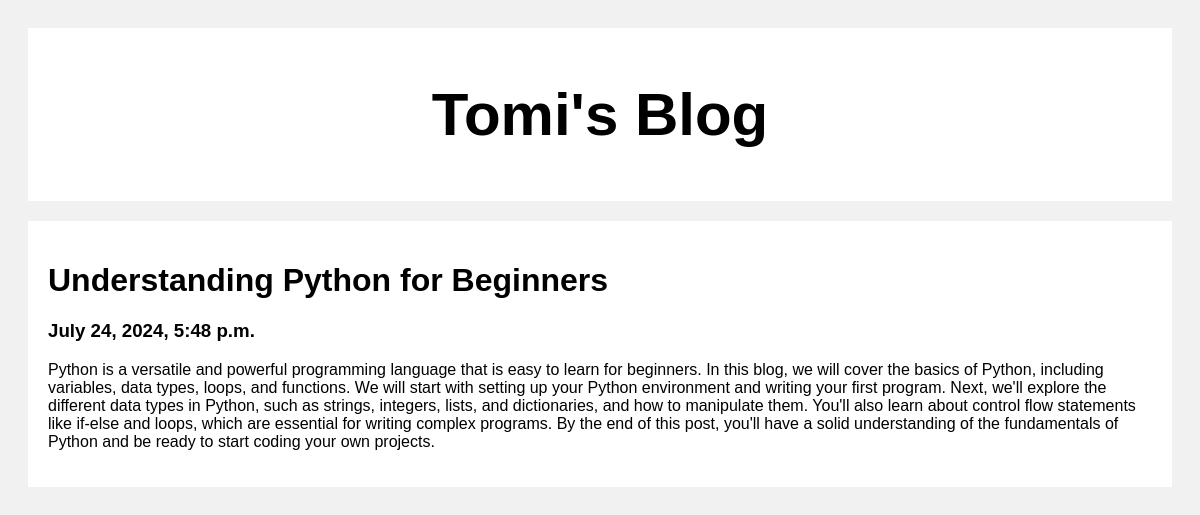
The app's page /poster/1 with its own data.
### posts/models.py (models this page shows)
class Post(models.Model):
    title=models.CharField(max_length=100)
    body=models.CharField(max_length=10000000)
    created_at=models.DateTimeField(default=datetime.now,blank=True)

### posts/views.py (the view)
# urls.py: path('poster/<str:pk>',views.poster,name='poster')
def poster(request,pk):
    post=Post.objects.get(id=pk)
    return render(request,'poster.html',{'post':post})

### templates/poster.html (shortened to what this page needs)
<!DOCTYPE html>
<html>
<head>
</head>
<body>
<div class="header">
  <h2>Tomi's Blog</h2>
</div>
<div class="row">
  <div class="leftcolumn">
    <div class="card">
        <h1>{{post.title}}</h1>
        <h3>{{post.created_at}}</h3>
        <p>{{post.body}}</p>
    </div>
  </div>
</div>
</body>
</html>

### templates/poster.html (style rules this page uses)
* { box-sizing: border-box; }
body { font-family: Arial; padding: 20px; background: #f1f1f1; }
.header { padding: 2px; font-size: 40px; text-align: center; background: white; }
.leftcolumn { float: left; width: 100%; }
.card { background-color: white; padding: 20px; margin-top: 20px; }
.row:after { content: ""; display: table; clear: both; }

### records on screen
Post: title "Understanding Python for Beginners", created_at "July 24, 2024, 5:48 p.m.", body "Python is a versatile and powerful programming language that is easy to learn for beginners. In this blog, we will cover the basics of Python, including variables, data types, loops, and functions. We will start with setting up your Python environment and writing your first program. Next, we'll explore the different data types in Python, such as strings, integers, lists, and dictionaries, and how to manipulate them. You'll also learn about control flow statements like if-else and loops, which are essential for writing complex programs. By the end of this post, you'll have a solid understanding of the fundamentals of Python and be ready to start coding your own projects."
